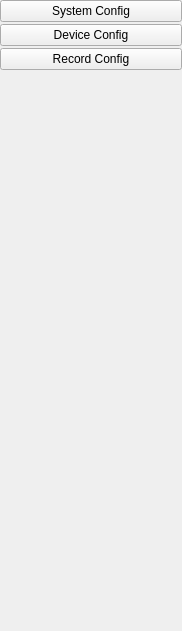
<?xml version="1.0" encoding="UTF-8"?>
<ui version="4.0">
 <class>SettingsLeftToolbar</class>
 <widget class="QWidget" name="SettingsLeftToolbar">
  <property name="geometry">
   <rect>
    <x>0</x>
    <y>0</y>
    <width>182</width>
    <height>631</height>
   </rect>
  </property>
  <property name="windowTitle">
   <string>Form</string>
  </property>
  <property name="styleSheet">
   <string notr="true"/>
  </property>
  <layout class="QGridLayout" name="gridLayout">
   <property name="leftMargin">
    <number>0</number>
   </property>
   <property name="topMargin">
    <number>0</number>
   </property>
   <property name="rightMargin">
    <number>0</number>
   </property>
   <property name="bottomMargin">
    <number>0</number>
   </property>
   <property name="spacing">
    <number>2</number>
   </property>
   <item row="0" column="0">
    <widget class="QPushButton" name="pushButtonSystem">
     <property name="text">
      <string>System Config</string>
     </property>
    </widget>
   </item>
   <item row="1" column="0">
    <widget class="QPushButton" name="pushButtonDevice">
     <property name="text">
      <string>Device Config</string>
     </property>
    </widget>
   </item>
   <item row="2" column="0">
    <widget class="QPushButton" name="pushButtonRecord">
     <property name="text">
      <string>Record Config</string>
     </property>
    </widget>
   </item>
   <item row="3" column="0">
    <spacer name="verticalSpacer">
     <property name="orientation">
      <enum>Qt::Vertical</enum>
     </property>
     <property name="sizeHint" stdset="0">
      <size>
       <width>20</width>
       <height>40</height>
      </size>
     </property>
    </spacer>
   </item>
  </layout>
 </widget>
 <resources/>
 <connections/>
</ui>
